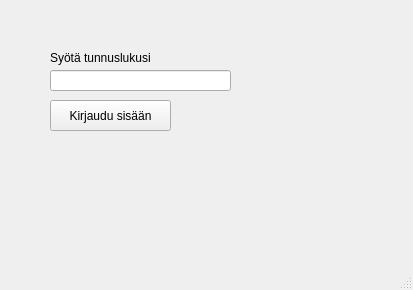
<?xml version="1.0" encoding="UTF-8"?>
<ui version="4.0">
 <class>Tunnusluku</class>
 <widget class="QMainWindow" name="Tunnusluku">
  <property name="geometry">
   <rect>
    <x>0</x>
    <y>0</y>
    <width>413</width>
    <height>290</height>
   </rect>
  </property>
  <property name="windowTitle">
   <string>Syötä tunnuslukusi</string>
  </property>
  <widget class="QWidget" name="centralwidget">
   <widget class="QLabel" name="label">
    <property name="geometry">
     <rect>
      <x>50</x>
      <y>50</y>
      <width>161</width>
      <height>16</height>
     </rect>
    </property>
    <property name="text">
     <string>Syötä tunnuslukusi</string>
    </property>
   </widget>
   <widget class="QLineEdit" name="lineEdit_ID">
    <property name="geometry">
     <rect>
      <x>50</x>
      <y>70</y>
      <width>181</width>
      <height>21</height>
     </rect>
    </property>
   </widget>
   <widget class="QPushButton" name="pushButton_login2">
    <property name="geometry">
     <rect>
      <x>50</x>
      <y>100</y>
      <width>121</width>
      <height>31</height>
     </rect>
    </property>
    <property name="text">
     <string>Kirjaudu sisään</string>
    </property>
   </widget>
  </widget>
  <widget class="QMenuBar" name="menubar">
   <property name="geometry">
    <rect>
     <x>0</x>
     <y>0</y>
     <width>413</width>
     <height>21</height>
    </rect>
   </property>
  </widget>
  <widget class="QStatusBar" name="statusbar"/>
 </widget>
 <resources/>
 <connections/>
</ui>
